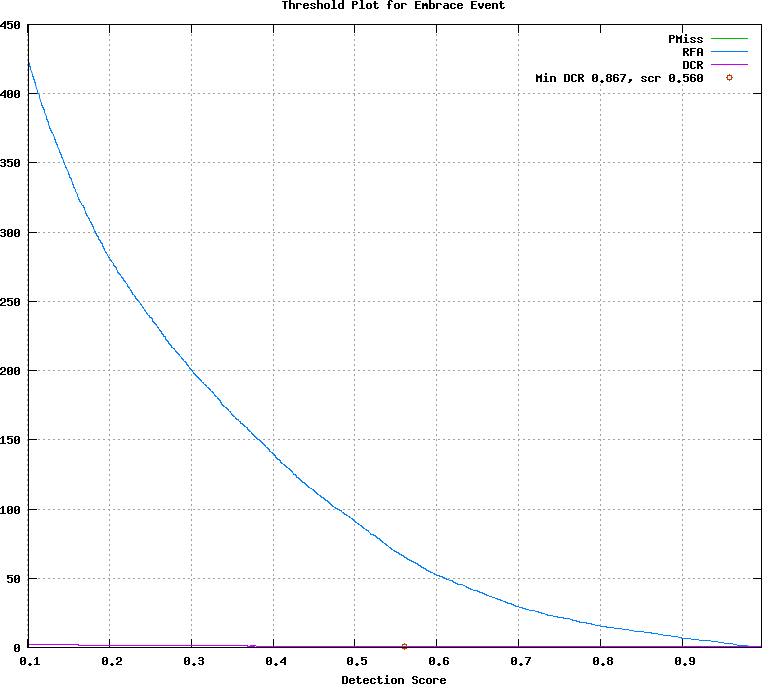

Generate this figure with gnuplot:
## GNUPLOT command file
set terminal postscript color
set style data lines
set title 'Threshold Plot for Embrace Event'
set xlabel 'Detection Score'
set grid
set size ratio 0.85
plot [0.101000:0.997000]  \
  'test.det.Embrace_Event.dat.1' using 1:4 title 'PMiss' with lines lt 2, \
  'test.det.Embrace_Event.dat.1' using 1:5 title 'RFA' with lines lt 3, \
  'test.det.Embrace_Event.dat.1' using 1:6 title 'DCR' with lines lt 4, \
  'test.det.Embrace_Event.dat.2' using 1:2 title 'Min DCR 0.867, scr 0.560' with points lt 6
